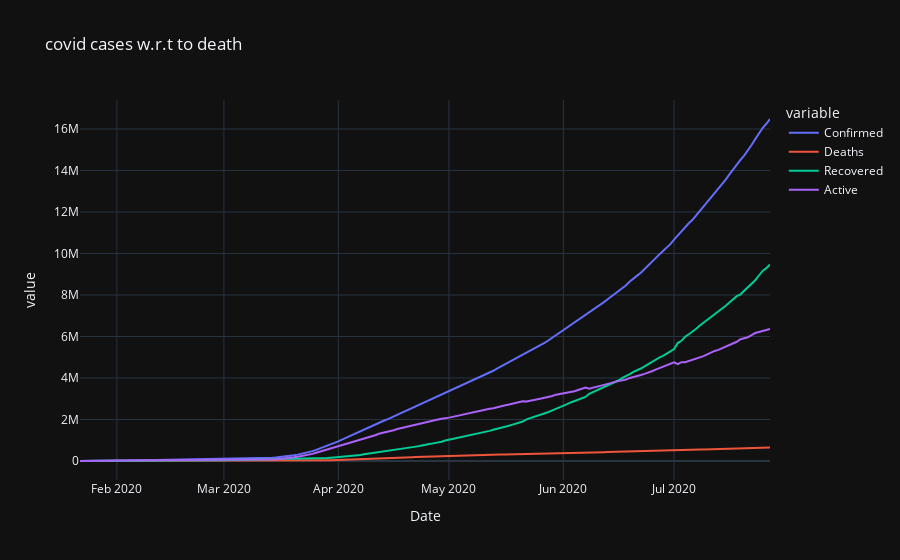

The notebook cell saved with this chart:
### Code cell
px.line(day_wise,x='Date',y=['Confirmed', 'Deaths', 'Recovered', 'Active'],title= 'covid cases w.r.t to death',template ='plotly_dark')

### Figure 1 — Plotly figure (JSON) as saved in the notebook; plotly's stock layout.template omitted (floating-point values rounded to 4 significant figures; data arrays with more than 128 entries replaced by an {"elided": "..."} marker saying what was removed)
{"data": [{"hovertemplate": "variable=Confirmed<br>Date=%{x}<br>value=%{y}<extra></extra>", "legendgroup": "Confirmed", "line": {"color": "#636efa", "dash": "solid"}, "marker": {"symbol": "circle"}, "mode": "lines", "name": "Confirmed", "orientation": "v", "showlegend": true, "type": "scatter", "x": {"elided": "188 str values"}, "xaxis": "x", "y": {"elided": "188 int values"}, "yaxis": "y"}, {"hovertemplate": "variable=Deaths<br>Date=%{x}<br>value=%{y}<extra></extra>", "legendgroup": "Deaths", "line": {"color": "#EF553B", "dash": "solid"}, "marker": {"symbol": "circle"}, "mode": "lines", "name": "Deaths", "orientation": "v", "showlegend": true, "type": "scatter", "x": {"elided": "188 str values"}, "xaxis": "x", "y": {"elided": "188 int values"}, "yaxis": "y"}, {"hovertemplate": "variable=Recovered<br>Date=%{x}<br>value=%{y}<extra></extra>", "legendgroup": "Recovered", "line": {"color": "#00cc96", "dash": "solid"}, "marker": {"symbol": "circle"}, "mode": "lines", "name": "Recovered", "orientation": "v", "showlegend": true, "type": "scatter", "x": {"elided": "188 str values"}, "xaxis": "x", "y": {"elided": "188 int values"}, "yaxis": "y"}, {"hovertemplate": "variable=Active<br>Date=%{x}<br>value=%{y}<extra></extra>", "legendgroup": "Active", "line": {"color": "#ab63fa", "dash": "solid"}, "marker": {"symbol": "circle"}, "mode": "lines", "name": "Active", "orientation": "v", "showlegend": true, "type": "scatter", "x": {"elided": "188 str values"}, "xaxis": "x", "y": {"elided": "188 int values"}, "yaxis": "y"}], "layout": {"autosize": true, "legend": {"title": {"text": "variable"}, "tracegroupgap": 0}, "title": {"text": "covid cases w.r.t to death"}, "xaxis": {"anchor": "y", "autorange": true, "domain": [0, 1], "range": ["2020-01-22", "2020-07-27"], "title": {"text": "Date"}, "type": "date"}, "yaxis": {"anchor": "x", "autorange": true, "domain": [0, 1], "range": [-915600.0, 17400000.0], "title": {"text": "value"}, "type": "linear"}}}
